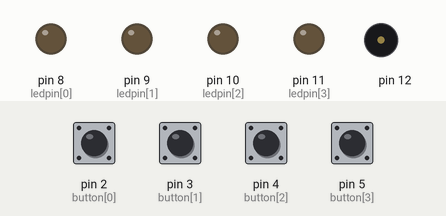
Bench run of a sketch on a simulated Arduino Uno, built with avr-gcc and run on an emulated ATmega328P. Parts: output pins drawn as LEDs (lit = HIGH), buzzer (waves = sounding). Dashed ring = blinking. Inputs (shaded band) come from the test bench; at power-on: pin 2 (button[0]), pin 3 (button[1]), pin 4 (button[2]), pin 5 (button[3]) HIGH. Random numbers use the default seed unless the sketch sets one; what the sketch prints to the serial monitor is not drawn.

Above: at 4.8 s.
4.9 s: pin 2 (button[0]) pulled LOW for 0.15 s
At 6.2 s:
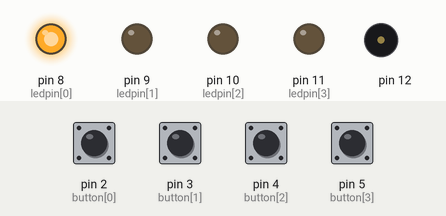
8.0 s: pin 3 (button[1]) pulled LOW for 0.15 s
At 8.55 s:
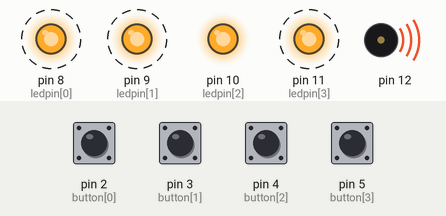
11.0 s: pin 4 (button[2]) pulled LOW for 1 s
At 12.55 s:
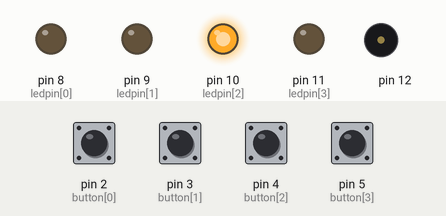
14.0 s: pin 2 (button[0]) pulled LOW for 1 s
At 14.55 s:
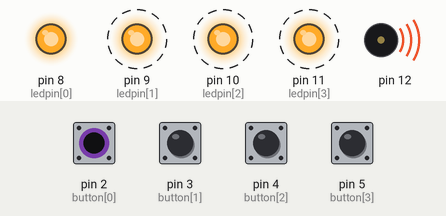
17.0 s: pin 3 (button[1]) pulled LOW for 1 s
At 17.3 s:
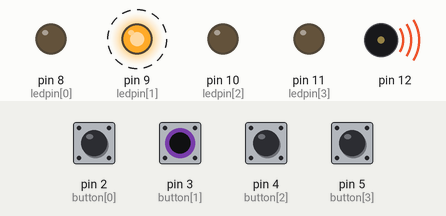
Timing chart, 0 to 21.0 s (numbered marks = the images above; inputs shaded):
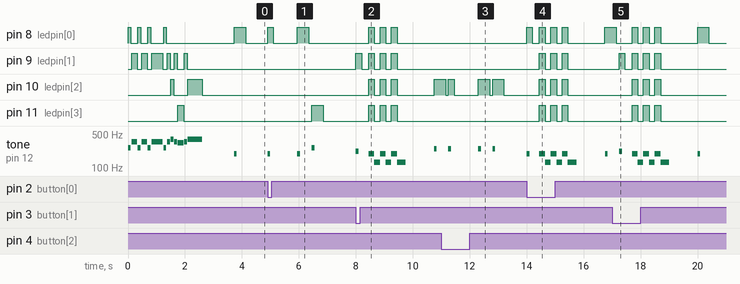

Measured:
- after the input at 4.9 s, pin 8 (ledpin[0]): LOW → HIGH at once, → LOW 0.20 s later, → HIGH 0.85 s later, → LOW 0.40 s later; pin 11 (ledpin[3]): LOW → HIGH after 1.6 s, → LOW 0.40 s later; tone on pin 12: plays 196 Hz for 0.10 s, 196 Hz for 0.10 s, 262 Hz for 0.10 s, starting at once
- after the input at 8.0 s, pin 8 (ledpin[0]): alternates HIGH for 0.20 s and LOW for 0.20 s, 6 changes in all, then stays LOW, starting after 0.45 s; pin 9 (ledpin[1]): alternates HIGH for 0.20 s and LOW for 0.20 s, 8 changes in all, then stays LOW, starting at once
- after the input at 11.0 s, tone on pin 12: goes 247 Hz 0.10 s, silent 0.95 s, 247 Hz 0.10 s, silent 0.40 s, 247 Hz 0.10 s, then silent, starting after 0.25 s
- after the input at 14.0 s, pin 8 (ledpin[0]): LOW → HIGH at once, → LOW 0.20 s later, → HIGH 0.25 s later, → LOW 0.20 s later, … (9 changes in this stretch); pin 9 (ledpin[1]): alternates HIGH for 0.20 s and LOW for 0.20 s, 6 changes in all, then stays LOW, starting after 0.45 s
- after the input at 17.0 s, pin 9 (ledpin[1]): alternates HIGH for 0.20 s and LOW for 0.20 s, 8 changes in all, then stays LOW, starting after 0.25 s; pin 10 (ledpin[2]): alternates HIGH for 0.20 s and LOW for 0.20 s, 6 changes in all, then stays LOW, starting after 0.70 s
- by itself, tone on pin 12: plays 262 Hz for 0.10 s, 349 Hz for 0.20 s, 262 Hz for 0.10 s, 349 Hz for 0.20 s, 262 Hz for 0.10 s, 349 Hz for 0.40 s … (14 notes in this stretch)

The sketch:

genius-randomGame-edit.ino
```cpp
#include <Tone.h>
Tone speakerpin;
int starttune[] = {NOTE_C4, NOTE_F4, NOTE_C4, NOTE_F4, NOTE_C4, NOTE_F4, NOTE_C4, NOTE_F4, NOTE_G4, NOTE_F4, NOTE_E4, NOTE_F4, NOTE_G4};
int duration2[] = {100, 200, 100, 200, 100, 400, 100, 100, 100, 100, 200, 100, 500};
int note[] = {NOTE_C4, NOTE_C4, NOTE_G4, NOTE_C5, NOTE_G4, NOTE_C5};
int duration[] = {100, 100, 100, 300, 100, 300};
int button[] = {2, 3, 4, 5};    // ขาใช้งานที่เชื่อมต่อกับปุ่มกด
int ledpin[] = {8, 9, 10, 11};  // ขาใช้งานที่แสดงไฟสีต่าง ๆ ของปุ่มกด
int turn = 0;
int buttonstate = 0;
int randomArray[100];
int inputArray[100];


void setup()
{
  Serial.begin(9600);
  Serial.println("init");
  speakerpin.begin(12); // ลำโพงต่อเข้าที่ขา 12

  for (int x = 0; x < 4; x++) {
    pinMode(ledpin[x], OUTPUT);
  }

  for (int x = 0; x < 4; x++) {
    pinMode(button[x], INPUT_PULLUP); // ทุกขาประกาศพูลอัพทุกขาใช้งาน
  }

  randomSeed(analogRead(0));
  for (int thisNote = 0; thisNote < 13; thisNote ++) {

    speakerpin.play(starttune[thisNote]);

    if (thisNote == 0 || thisNote == 2 || thisNote == 4 || thisNote == 6)
    {
      digitalWrite(ledpin[0], HIGH);
    }
    if (thisNote == 1 || thisNote == 3 || thisNote == 5 || thisNote == 7 || thisNote == 9 || thisNote == 11)
    {
      digitalWrite(ledpin[1], HIGH);
    }
    if (thisNote == 8 || thisNote == 12)
    {
      digitalWrite(ledpin[2], HIGH);
    }
    if (thisNote == 10)
    {
      digitalWrite(ledpin[3], HIGH);
    }
    delay(duration2[thisNote]);

    speakerpin.stop();
    digitalWrite(ledpin[0], LOW);
    digitalWrite(ledpin[1], LOW);
    digitalWrite(ledpin[2], LOW);
    digitalWrite(ledpin[3], LOW);
    delay(25);
  }
  delay(1000);
}

void loop()
{
  Serial.println("loop");
  for (int y = 0; y <= 99; y++)
  {
    digitalWrite(ledpin[0], HIGH);
    digitalWrite(ledpin[1], HIGH);
    digitalWrite(ledpin[2], HIGH);
    digitalWrite(ledpin[3], HIGH);

    //    for (int thisNote = 0; thisNote < 6; thisNote ++) {
    //      speakerpin.play(note[thisNote]);
    //      delay(duration[thisNote]);
    //      speakerpin.stop();
    //      delay(25);
    //    }

    digitalWrite(ledpin[0], LOW);
    digitalWrite(ledpin[1], LOW);
    digitalWrite(ledpin[2], LOW);
    digitalWrite(ledpin[3], LOW);
    delay(100);

    for (int y = turn; y <= turn; y++)
    {
      Serial.println("");
      Serial.print("Turn: ");
      Serial.print(y);  // level
      Serial.println("");
      randomArray[y] = random(1, 5);

      for (int x = 0; x <= turn; x++)
      {
        Serial.print(randomArray[x]);

        for (int y = 0; y < 4; y++)
        {

          if (randomArray[x] == 1 && ledpin[y] == 8)
          {
            digitalWrite(ledpin[y], HIGH);
            speakerpin.play(NOTE_G3, 100);
            delay(400);
            digitalWrite(ledpin[y], LOW);
            delay(100);
          }

          if (randomArray[x] == 2 && ledpin[y] == 9)
          {
            digitalWrite(ledpin[y], HIGH);
            speakerpin.play(NOTE_A3, 100);
            delay(400);
            digitalWrite(ledpin[y], LOW);
            delay(100);
          }

          if (randomArray[x] == 3 && ledpin[y] == 10)
          {
            digitalWrite(ledpin[y], HIGH);
            speakerpin.play(NOTE_B3, 100);
            delay(400);
            digitalWrite(ledpin[y], LOW);
            delay(100);
          }

          if (randomArray[x] == 4 && ledpin[y] == 11)
          {
            digitalWrite(ledpin[y], HIGH);
            speakerpin.play(NOTE_C4, 100);
            delay(400);
            digitalWrite(ledpin[y], LOW);
            delay(100);
          }
        }
      }
    }
    input();
  }
}


void input() {

  for (int x = 0; x <= turn;)
  {

    for (int y = 0; y < 4; y++)
    {

      buttonstate = digitalRead(button[y]);

      if (buttonstate == LOW && button[y] == 2)
      { //Checando o botão pressionado
        digitalWrite(ledpin[0], HIGH);
        speakerpin.play(NOTE_G3, 100);
        delay(200);
        digitalWrite(ledpin[0], LOW);
        inputArray[x] = 1;
        delay(250);
        Serial.print(" ");
        Serial.print(1);
        if (inputArray[x] != randomArray[x]) { //verifica se o botão pressionado esta errado
          fail();
        }                                      //Erro
        x++;
      }
      if (buttonstate == LOW && button[y] == 3)
      {
        digitalWrite(ledpin[1], HIGH);
        speakerpin.play(NOTE_A3, 100);
        delay(200);
        digitalWrite(ledpin[1], LOW);
        inputArray[x] = 2;
        delay(250);
        Serial.print(" ");
        Serial.print(2);
        if (inputArray[x] != randomArray[x]) {
          fail();
        }
        x++;
      }

      if (buttonstate == LOW && button[y] == 4)
      {
        digitalWrite(ledpin[2], HIGH);
        speakerpin.play(NOTE_B3, 100);
        delay(200);
        digitalWrite(ledpin[2], LOW);
        inputArray[x] = 3;
        delay(250);
        Serial.print(" ");
        Serial.print(3);
        if (inputArray[x] != randomArray[x]) {
          fail();
        }
        x++;
      }

      if (buttonstate == LOW && button[y] == 5)
      {
        digitalWrite(ledpin[3], HIGH);
        speakerpin.play(NOTE_C4, 100);
        delay(200);
        digitalWrite(ledpin[3], LOW);
        inputArray[x] = 4;
        delay(250);
        Serial.print(" ");
        Serial.print(4);
        if (inputArray[x] != randomArray[x])
        {
          fail();
        }
        x++;
      }
    }
  }
  delay(500);
  turn++;
}

void fail() { //rotina de erro

  for (int y = 0; y <= 2; y++)
  { //piscadas de erro

    digitalWrite(ledpin[0], HIGH);
    digitalWrite(ledpin[1], HIGH);
    digitalWrite(ledpin[2], HIGH);
    digitalWrite(ledpin[3], HIGH);
    speakerpin.play(NOTE_G3, 300);
    delay(200);
    digitalWrite(ledpin[0], LOW);
    digitalWrite(ledpin[1], LOW);
    digitalWrite(ledpin[2], LOW);
    digitalWrite(ledpin[3], LOW);
    speakerpin.play(NOTE_C3, 300);
    delay(200);
  }
  delay(500);
  turn = -1; //Reinicia o jogo
}
```
